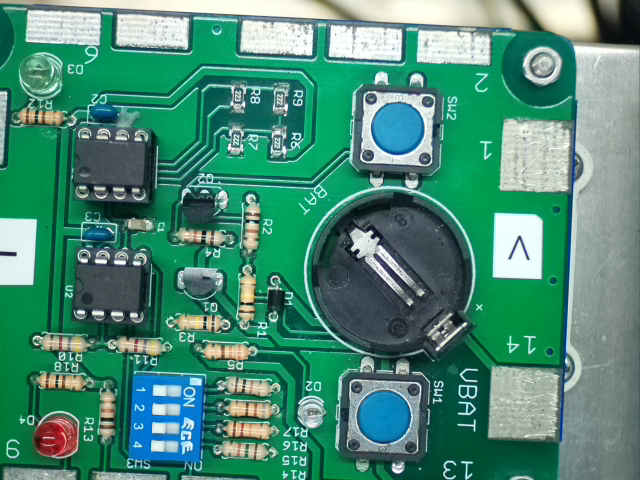
#> input picture 2023_gyaku1.png, 640 x 480 px; its folder holds only this picture in this run
$ python -i image_process2023.py   (imports and definitions only)   (older library calls are emulated)
#> lines starting #> are read from the running program, lines starting #| are printed output that depends on the picture
# -*- coding: utf-8 -*-

import cv2
import numpy as np
import mylib

# GPIOを設定する。
# 入力に設定するGPIO番号を外部からの入力の順に記述する。
# ピン数は4個である。
def pin_init():
    # 入力関係の値の設定
    ACT = 0					# 能動状態の値 (INACTの逆)
    INACT = 1				# 非能動状態の値 (ACTの逆)
    CONT_REQ = 4			# ロボットコントローラからの連続運転指示ビットの番号　GPIOの何番を使用するか指定する。
    D_IN = [4, 5, 6, 7]		# GPIO4をD_IN0、GPIO5をD_IN1、GPIO6をD_IN2、GPIO7をD_IN3にする。

    # 要素0:CB05からの画像処理要求　ACTIVEなら、画像処理を継続して結果をGPIOに出力する。INACTIVEになったら、画像処理を停止してGPIOの値を固定する。
    return D_IN, ACT, INACT, CONT_REQ	# D_IN、ACT、INACT、CONT_REQを返す。


# GPIOを設定する。
# 入力に設定するGPIO番号を外部からの入力の順に記述する。
# ピン数は4個である。
def pout_init():
    # 出力関係の値の設定
    D_OUT = [17, 18, 19, 20]	# GPIO17をD_OUT0、GPIO18をD_OUT1、GPIO19をD_OUT2、GPIO20をD_OUT3にする。

    return D_OUT	# D_OUTを返す。


# 画像処理用関数
# ここでいろいろな処理をして、ワークの有無、ワークの向き、パレットの有無を返す。
# 引数src_imgはカメラから読み込んだ画像
# 戻り値は画像処理した結果
def image_process( src_img ):
# [12 lines of commented-out code are left out]
    temprate_img = cv2.imread( "2023_switch_temp.png" )

    # 有無、順逆でそれぞれ1にするか0にするかをハードウェア、CB05とのインターフェースによって設定する。
    Finish = 1      #終了
    Halfway = 0     #途中
    Presence = 1	# 有
    Absence = 0		# 無
    Forward = 1		# 順方向
    Reverse = 0		# 逆方向
    DoNotCare = -1	# 未使用

#   Capture_size_r = 480
#   Capture_size_c = 640

    Capture_size_r, Capture_size_c, Capture_size_color = src_img.shape   # 入力画像の高さ、幅、（色）を取得
    pixel_mag = 1.0
    pixel_mag = Capture_size_r/480*1.0;		# 画素数680:480を1.0としたときの入力画像の倍率を求める
#   print( pixel_mag )
    # 座標の初期値は画素数640:480を基準として設定

    sw_offset = int( Capture_size_c/2 )	# 検査範囲　1回目：終点(左端)　2回目：始点(右端)

    # 色相範囲(角度)　0～255の範囲でしか表せないため1/2で表す
    blue_low = 100	# パレットの青の色相範囲の下限(角度)　200度
    blue_high = 140	# パレットの青の上限　280度
    green_low = 70	# 基板の緑
    green_high = 85
    red_low = 10	# 赤LEDの色相の下限　赤の範囲は20度から0度経由の340度の範囲
    red_high = 170

    sw_match_threshold = 0.5	# スイッチのパターンマッチングの一致率しきい値

    # 画像処理
    hsv_img = cv2.cvtColor( src_img, cv2.COLOR_BGR2HSV )	# HSVに変換する。
    split_img = cv2.split( hsv_img )						# SHVの各チャンネルに分離する。

    result = [DoNotCare, DoNotCare, DoNotCare, DoNotCare]
    #ロボットの状態　  0:能動    1:非能動
    if (mylib.read_gpio(4) == 0):

        #検査状況      0:検査前    1:基板検出後
        if mylib.read_gpio(5) == 0:
            result = [DoNotCare, DoNotCare, DoNotCare, DoNotCare]	#  結果の初期値は、全て「未使用」とする。
        else:
            #result[0] = Halfway
            print("検査終了信号OFF")

    else:
        #撮影位置    0:基板    1:パレット
        if mylib.read_gpio(5) == 0:

            # 基板有無判定　緑の面積が広かったら基板があるとみなす。
            hue_img = cv2.inRange( split_img[0], green_low, green_high )	# しきい値内の色相を抽出
            sat_img = cv2.inRange( split_img[1], 128, 255 )					# しきい値以上の彩度を抽出
            green_img = cv2.bitwise_and( hue_img, sat_img )					# 色相と彩度のandを取る
            pixel_sum = cv2.reduce( green_img, 1, cv2.REDUCE_SUM, dtype=cv2.CV_64F )/255	# 各行の和を求める。
            pixel_sum = cv2.reduce( pixel_sum, 0, cv2.REDUCE_SUM, dtype=cv2.CV_64F )		# 各列の和を求める。

            if pixel_sum > (90000*pixel_mag**2):	# 緑の面積がある程度以上だったら、

                # 基板向き検査　特定のパターンを検出して判別
                cropped_img = src_img[:, :sw_offset]
                temprate_img = cv2.cvtColor( temprate_img,cv2.COLOR_BGR2GRAY )
                cropped_img = cv2.cvtColor( cropped_img,cv2.COLOR_BGR2GRAY )
                res = cv2.matchTemplate( cropped_img, temprate_img, cv2.TM_CCOEFF_NORMED )	# テンプレートマッチング
                h, w = temprate_img.shape[::-1]
                cropped_img = cv2.cvtColor( cropped_img, cv2.IMREAD_GRAYSCALE )
                value = 0
                while True:
                    # 結果が最大、最小の位置を検出
                    min_val, max_val, min_loc, max_loc = cv2.minMaxLoc(res)
                    print("MaxValue = ", max_val)

                    if max_val < sw_match_threshold:
                        break

                    value = value + 1
                    # 検出位置を描画
                    cv2.rectangle(cropped_img, max_loc, (max_loc[0] + w, max_loc[1] + h), (0, 0, 255), 3)
                    # 検出した位置の近辺の値を０にする
                    range = 10
                    cv2.rectangle(res, (max_loc[0] - range, max_loc[1] - range), (max_loc[0] + range, max_loc[1] + range), 0, -1)

                print("検出数", value)
                if value == 2:	# SWを検出した値がある程度以上だったら、
                    cv2.imshow( "result F match", cropped_img )
                    cv2.imshow("Template", temprate_img)
                    # [4 lines of commented-out code are left out]
                    print("1, 1, 1, N")
                    print( "順方向" )

                else:
                    #print( "範囲を変更して再検査" )
                    cropped_img = src_img[:, 320:]
                    cropped_img = cv2.cvtColor( cropped_img,cv2.COLOR_BGR2GRAY )
                    res = cv2.matchTemplate( cropped_img, temprate_img, cv2.TM_CCOEFF_NORMED )	# テンプレートマッチング
                    cropped_img = cv2.cvtColor( cropped_img, cv2.IMREAD_GRAYSCALE )
                    value = 0
                    while True:
                    # 結果が最大、最小の位置を検出
                        min_val, max_val, min_loc, max_loc = cv2.minMaxLoc(res)
                        print("MaxValue = ", max_val)

                        if max_val < sw_match_threshold:
                            break

                        value = value + 1
                         # 検出位置を描画
                        cv2.rectangle(cropped_img, max_loc, (max_loc[0] + w, max_loc[1] + h), (0, 0, 255), 3)
                        # 検出した位置の近辺の値を０にする
                        range = 10
                        cv2.rectangle(res, (max_loc[0] - range, max_loc[1] - range), (max_loc[0] + range, max_loc[1] + range), 0, -1)

                        print("検出数", value)
                        if value == 2:
                            cv2.imshow( "result F match", cropped_img )
                            cv2.imshow("Template", temprate_img)
                            # [4 lines of commented-out code are left out]
                            print("1, 1, 0, N")
                            print( "逆方向" )

                        else:
                            #result[0] = Finish    # 検査終了
                            #result[1] = Absence   # 基板無し
                            print("1, 0, N, N")
                            print( "NG" )

            else:
                #result[0] = Finish    # 検査終了
                #result[1] = Absence   # 基板無し
                print("1, 0, N, N")
                print( "NG" )

        else:
             # パレット有無判定
            hue_img = cv2.inRange( split_img[0], blue_low, blue_high )
            sat_img = cv2.inRange( split_img[1], 180, 255 )
            blue_img = cv2.bitwise_and( hue_img, sat_img )
            pixel_sum = cv2.reduce( blue_img, 1, cv2.REDUCE_SUM, dtype=cv2.CV_64F )/255	# 各行の和を求める。
            pixel_sum = cv2.reduce( pixel_sum, 0, cv2.REDUCE_SUM, dtype=cv2.CV_64F )	# 各列の和を求める。

            if pixel_sum > (10000.0*pixel_mag**2):	# 青の面積がある程度以上だったら、
                #result[0] = Finish
                #result[3] = Presence	# パレット有り
                print("1, 1, ?, 1")
            else:
                #result[0] = Finish
                #result[3] = Absence		# パレット無し
                print("1, 1, ?, 0")

    # [9 lines of commented-out code are left out]

    return result

>>> import cv2
>>> picture = cv2.imread('2023_gyaku1.png', cv2.IMREAD_GRAYSCALE)
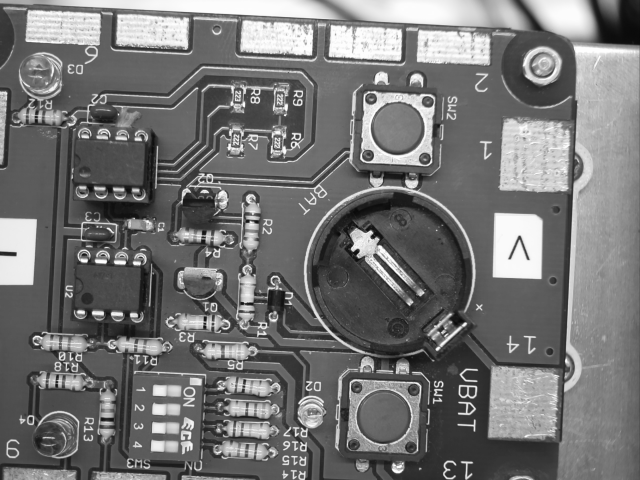
#> picture: shape (480, 640); min 9, max 254, mean 116.9
#> (the run stopped early here; a loop or call above may not have finished)

$ run again, on 2023_ng1.png
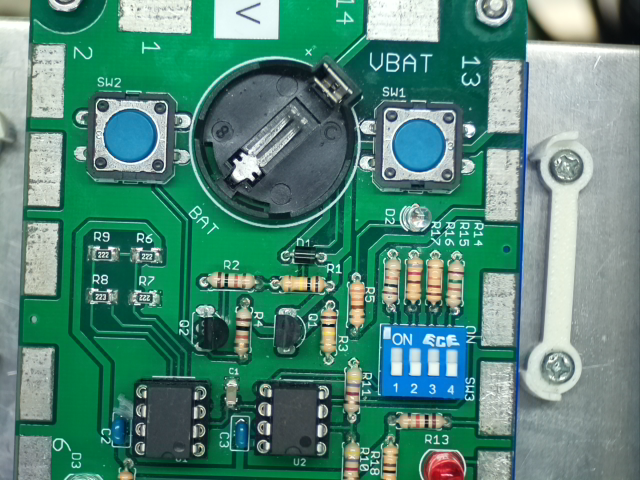
#> input picture 2023_ng1.png, 640 x 480 px
#> `picture = cv2.imread('2023_gyaku1.png', cv2.IMREAD_GRAYSCALE)`:
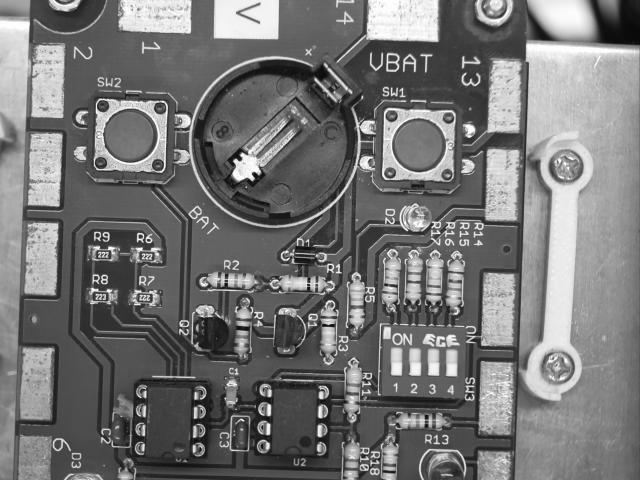
#> picture: shape (480, 640); min 9, max 254, mean 117.4

$ run again, on 2023_ng2.png
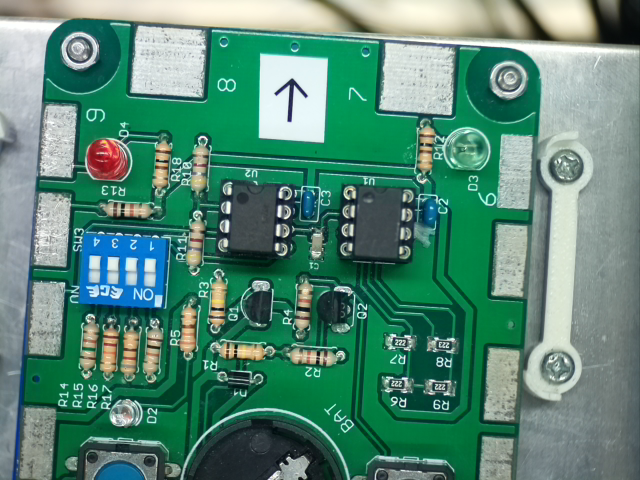
#> input picture 2023_ng2.png, 640 x 480 px
#> `picture = cv2.imread('2023_gyaku1.png', cv2.IMREAD_GRAYSCALE)`:
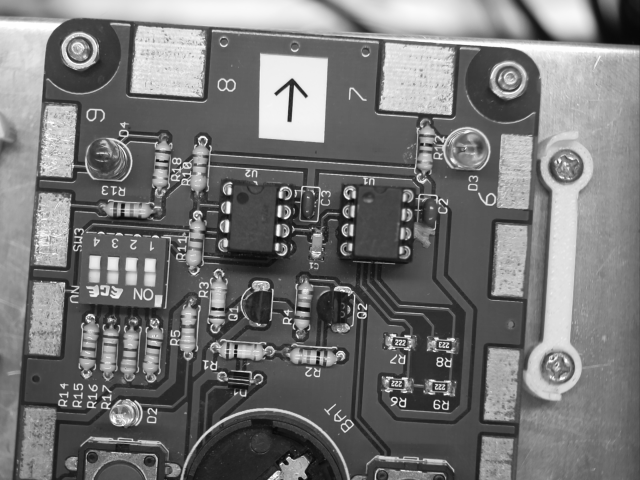
#> picture: shape (480, 640); min 7, max 254, mean 118.3

$ run again, on 2023_ng3.png
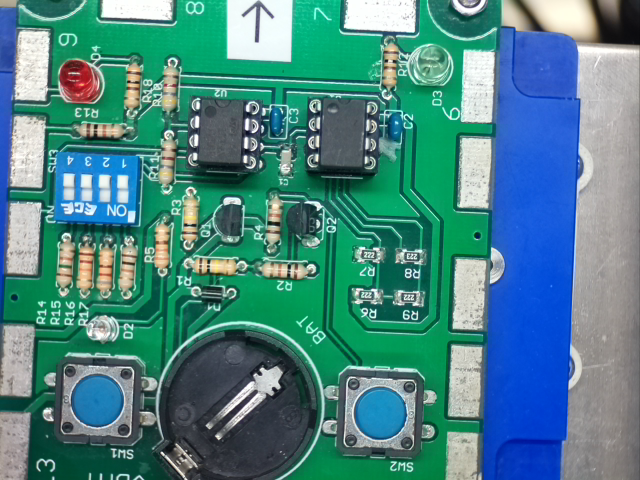
#> input picture 2023_ng3.png, 640 x 480 px
#> `picture = cv2.imread('2023_gyaku1.png', cv2.IMREAD_GRAYSCALE)`:
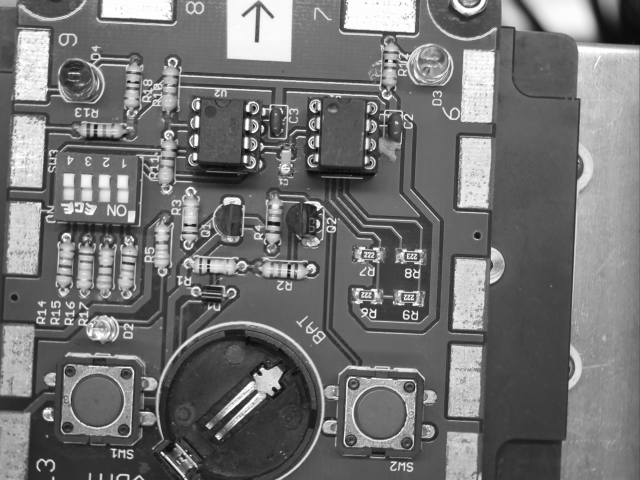
#> picture: shape (480, 640); min 8, max 254, mean 114.7
